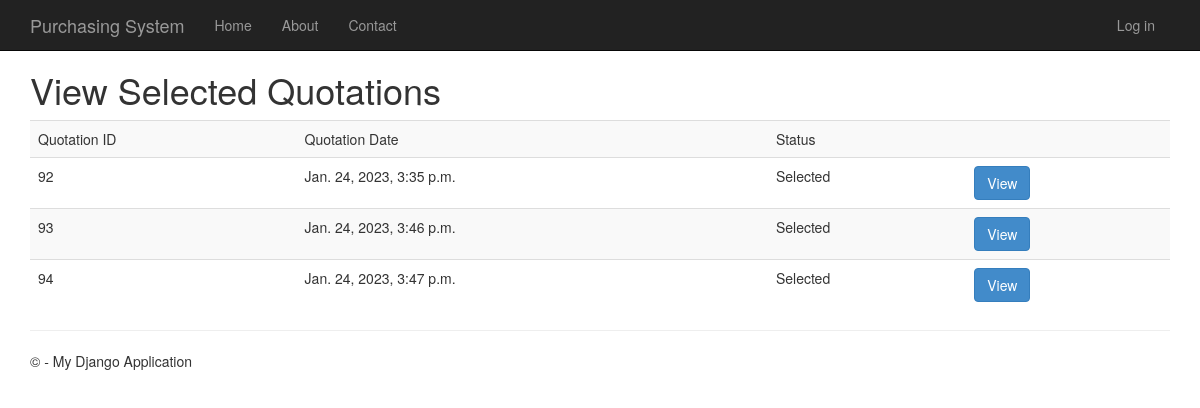
Screenshot of /quotation/view_sQuotation/ with the database file from the repository.
### quotation/models.py (models this page shows, shortened)
class quotation(models.Model):
    Quotation_ID = models.AutoField(primary_key=True)
    Quotation_Number = models.CharField(max_length=15, null=True)
    Valid_Date = models.DateField(max_length=6,null=True)
    Creation_Date = models.DateTimeField(auto_now_add=True,null = True)
    status = models.BooleanField(default=False)
    seller_ID = models.ForeignKey(Seller, on_delete=models.CASCADE, null=True)

### quotation/views.py (the view)
# urls.py: path('view_sQuotation/', views.view_sQuotation , name = 'viewqsec'),
def view_sQuotation(request):
    status =[]
    for q in quotation_list_selected:
        if q.status == True:
            status.append("Selected")
        else:
            status.append("Not Selected")
    return render(request,'app/viewqsec.html', {'quotation_list': quotation_list_selected})

### quotation/templates/app/viewqsec.html
{% extends "app/layout.html" %}
{% block content %}
<h1>View Selected Quotations</h1>
<table class="table table-striped">
  <tr>
    <td>Quotation ID</td>
    <td>Quotation Date</td>
    <td>Status</td>
    <td></td>
  </tr>
  {% for quotation in quotation_list %}
  <tr>
    <td>{{ quotation.Quotation_ID }}</td>
    <td>{{ quotation.Creation_Date }}</td>
    <td>{% if quotation.status %}Selected{% else %}Not Selected{% endif %}</td>
    <td><a class="btn btn-primary" href="{% url 'q' quotation.Quotation_ID %}">View</a></td>
  </tr>
  {% endfor %}
</table>
{% endblock %}

### app/static/app/content/site.css (style rules this page uses)
body { padding-top: 50px; padding-bottom: 20px; }

### rows the page displays
quotation: Quotation_ID "92", Creation_Date "Jan. 24, 2023, 3:35 p.m.", status "Selected"
quotation: Quotation_ID "93", Creation_Date "Jan. 24, 2023, 3:46 p.m.", status "Selected"
quotation: Quotation_ID "94", Creation_Date "Jan. 24, 2023, 3:47 p.m.", status "Selected"
